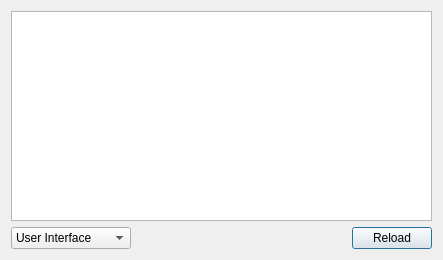
<?xml version="1.0" encoding="UTF-8"?>
<ui version="4.0">
 <class>log</class>
 <widget class="QDialog" name="log">
  <property name="geometry">
   <rect>
    <x>0</x>
    <y>0</y>
    <width>443</width>
    <height>260</height>
   </rect>
  </property>
  <property name="windowTitle">
   <string>Log Viewer</string>
  </property>
  <layout class="QGridLayout" name="gridLayout_2">
   <item row="1" column="3">
    <widget class="QPushButton" name="reload">
     <property name="text">
      <string>Reload</string>
     </property>
    </widget>
   </item>
   <item row="0" column="0" colspan="4">
    <widget class="QTextBrowser" name="viperlog">
     <property name="lineWrapMode">
      <enum>QTextEdit::NoWrap</enum>
     </property>
    </widget>
   </item>
   <item row="1" column="2">
    <spacer name="horizontalSpacer">
     <property name="orientation">
      <enum>Qt::Horizontal</enum>
     </property>
     <property name="sizeHint" stdset="0">
      <size>
       <width>40</width>
       <height>20</height>
      </size>
     </property>
    </spacer>
   </item>
   <item row="1" column="0" colspan="2">
    <widget class="QComboBox" name="select">
     <property name="minimumSize">
      <size>
       <width>120</width>
       <height>0</height>
      </size>
     </property>
     <item>
      <property name="text">
       <string>User Interface</string>
      </property>
     </item>
     <item>
      <property name="text">
       <string>GST Plugin</string>
      </property>
     </item>
     <item>
      <property name="text">
       <string>Viper</string>
      </property>
     </item>
    </widget>
   </item>
  </layout>
 </widget>
 <tabstops>
  <tabstop>viperlog</tabstop>
  <tabstop>select</tabstop>
  <tabstop>reload</tabstop>
 </tabstops>
 <resources/>
 <connections/>
</ui>
